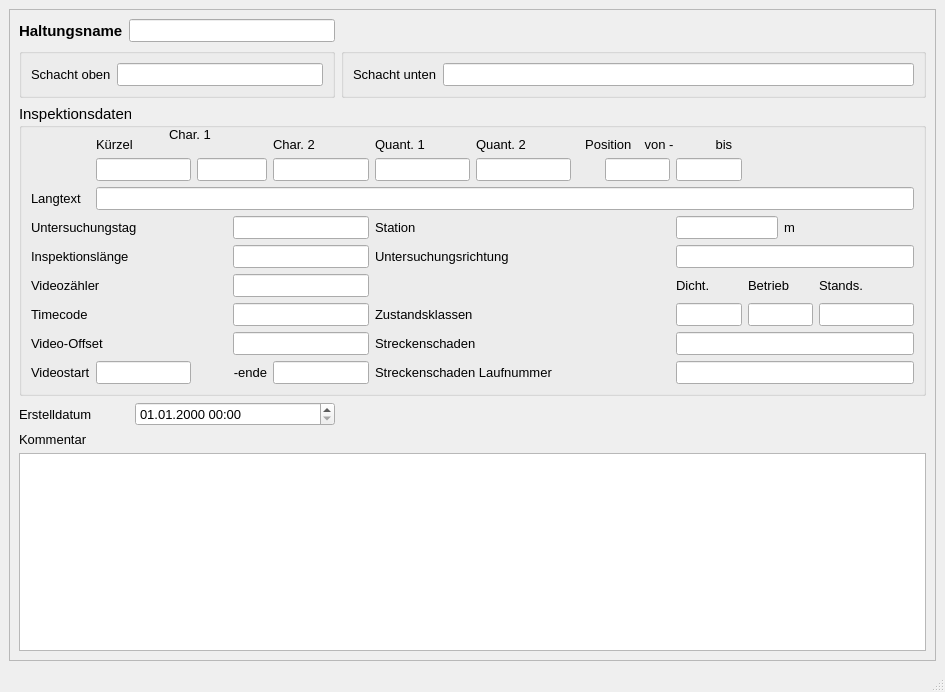
<?xml version="1.0" encoding="UTF-8"?>
<ui version="4.0">
 <class>MainWindow</class>
 <widget class="QMainWindow" name="MainWindow">
  <property name="geometry">
   <rect>
    <x>0</x>
    <y>0</y>
    <width>945</width>
    <height>692</height>
   </rect>
  </property>
  <property name="sizePolicy">
   <sizepolicy hsizetype="Preferred" vsizetype="Preferred">
    <horstretch>0</horstretch>
    <verstretch>0</verstretch>
   </sizepolicy>
  </property>
  <property name="baseSize">
   <size>
    <width>0</width>
    <height>0</height>
   </size>
  </property>
  <property name="font">
   <font>
    <family>Tahoma</family>
    <pointsize>10</pointsize>
   </font>
  </property>
  <property name="windowTitle">
   <string>MainWindow</string>
  </property>
  <widget class="QWidget" name="centralwidget">
   <layout class="QGridLayout" name="gridLayout">
    <item row="0" column="0">
     <widget class="QScrollArea" name="scrollArea">
      <property name="widgetResizable">
       <bool>true</bool>
      </property>
      <widget class="QWidget" name="scrollAreaWidgetContents">
       <property name="geometry">
        <rect>
         <x>0</x>
         <y>0</y>
         <width>921</width>
         <height>615</height>
        </rect>
       </property>
       <layout class="QGridLayout" name="gridLayout_2">
        <item row="0" column="0">
         <widget class="QLabel" name="label">
          <property name="font">
           <font>
            <family>Tahoma</family>
            <pointsize>11</pointsize>
            <weight>75</weight>
            <bold>true</bold>
           </font>
          </property>
          <property name="text">
           <string>Haltungsname</string>
          </property>
         </widget>
        </item>
        <item row="0" column="1" colspan="2">
         <widget class="QLineEdit" name="untersuchhal">
          <property name="font">
           <font>
            <family>Tahoma</family>
            <pointsize>10</pointsize>
           </font>
          </property>
          <property name="toolTip">
           <string>&lt;html&gt;&lt;head/&gt;&lt;body&gt;&lt;p&gt;eindeutige Bezeichnung&lt;/p&gt;&lt;/body&gt;&lt;/html&gt;</string>
          </property>
          <property name="statusTip">
           <string>eindeutige Bezeichnung</string>
          </property>
         </widget>
        </item>
        <item row="1" column="0" colspan="3">
         <widget class="QGroupBox" name="groupBox">
          <property name="font">
           <font>
            <family>Tahoma</family>
            <pointsize>11</pointsize>
           </font>
          </property>
          <property name="title">
           <string/>
          </property>
          <layout class="QGridLayout" name="gridLayout_3">
           <item row="0" column="0">
            <widget class="QLabel" name="label_3">
             <property name="font">
              <font>
               <family>Tahoma</family>
               <pointsize>10</pointsize>
              </font>
             </property>
             <property name="text">
              <string>Schacht oben</string>
             </property>
            </widget>
           </item>
           <item row="0" column="1">
            <widget class="QLineEdit" name="schoben">
             <property name="font">
              <font>
               <family>Tahoma</family>
               <pointsize>10</pointsize>
              </font>
             </property>
             <property name="toolTip">
              <string>&lt;html&gt;&lt;head/&gt;&lt;body&gt;&lt;p&gt;Name des oberen Schachts&lt;/p&gt;&lt;/body&gt;&lt;/html&gt;</string>
             </property>
             <property name="statusTip">
              <string>Name des oberen Schachts</string>
             </property>
            </widget>
           </item>
          </layout>
         </widget>
        </item>
        <item row="1" column="3">
         <widget class="QGroupBox" name="groupBox_3">
          <property name="font">
           <font>
            <family>Tahoma</family>
            <pointsize>11</pointsize>
           </font>
          </property>
          <property name="title">
           <string/>
          </property>
          <layout class="QGridLayout" name="gridLayout_4">
           <item row="0" column="0">
            <widget class="QLabel" name="label_9">
             <property name="font">
              <font>
               <family>Tahoma</family>
               <pointsize>10</pointsize>
              </font>
             </property>
             <property name="text">
              <string>Schacht unten</string>
             </property>
            </widget>
           </item>
           <item row="0" column="1">
            <widget class="QLineEdit" name="schunten">
             <property name="font">
              <font>
               <family>Tahoma</family>
               <pointsize>10</pointsize>
              </font>
             </property>
             <property name="toolTip">
              <string>&lt;html&gt;&lt;head/&gt;&lt;body&gt;&lt;p&gt;Name des unteren Schachts&lt;/p&gt;&lt;/body&gt;&lt;/html&gt;</string>
             </property>
             <property name="statusTip">
              <string>Name des unteren Schachts</string>
             </property>
            </widget>
           </item>
          </layout>
         </widget>
        </item>
        <item row="2" column="0" colspan="4">
         <widget class="QGroupBox" name="groupBox_2">
          <property name="font">
           <font>
            <family>Tahoma</family>
            <pointsize>11</pointsize>
           </font>
          </property>
          <property name="title">
           <string>Inspektionsdaten</string>
          </property>
          <layout class="QGridLayout" name="gridLayout_5">
           <item row="0" column="1" colspan="3">
            <widget class="QLabel" name="label_23">
             <property name="font">
              <font>
               <family>Tahoma</family>
               <pointsize>10</pointsize>
              </font>
             </property>
             <property name="text">
              <string>Kürzel</string>
             </property>
            </widget>
           </item>
           <item row="0" column="4">
            <widget class="QLabel" name="label_25">
             <property name="font">
              <font>
               <family>Tahoma</family>
               <pointsize>10</pointsize>
              </font>
             </property>
             <property name="text">
              <string>Char. 2</string>
             </property>
            </widget>
           </item>
           <item row="0" column="5">
            <widget class="QLabel" name="label_26">
             <property name="font">
              <font>
               <family>Tahoma</family>
               <pointsize>10</pointsize>
              </font>
             </property>
             <property name="text">
              <string>Quant. 1</string>
             </property>
            </widget>
           </item>
           <item row="0" column="6">
            <widget class="QLabel" name="label_27">
             <property name="font">
              <font>
               <family>Tahoma</family>
               <pointsize>10</pointsize>
              </font>
             </property>
             <property name="text">
              <string>Quant. 2</string>
             </property>
            </widget>
           </item>
           <item row="0" column="7" colspan="2">
            <widget class="QLabel" name="label_18">
             <property name="font">
              <font>
               <family>Tahoma</family>
               <pointsize>10</pointsize>
              </font>
             </property>
             <property name="text">
              <string>Position </string>
             </property>
             <property name="alignment">
              <set>Qt::AlignRight|Qt::AlignTrailing|Qt::AlignVCenter</set>
             </property>
            </widget>
           </item>
           <item row="0" column="9" colspan="2">
            <widget class="QLabel" name="label_40">
             <property name="font">
              <font>
               <family>Tahoma</family>
               <pointsize>10</pointsize>
              </font>
             </property>
             <property name="text">
              <string> von -</string>
             </property>
            </widget>
           </item>
           <item row="0" column="11">
            <widget class="QLabel" name="label_30">
             <property name="font">
              <font>
               <family>Tahoma</family>
               <pointsize>10</pointsize>
              </font>
             </property>
             <property name="text">
              <string> bis</string>
             </property>
            </widget>
           </item>
           <item row="1" column="1">
            <widget class="QLineEdit" name="kuerzel">
             <property name="font">
              <font>
               <family>Tahoma</family>
               <pointsize>10</pointsize>
              </font>
             </property>
             <property name="toolTip">
              <string>&lt;html&gt;&lt;head/&gt;&lt;body&gt;&lt;p&gt;&lt;span style=&quot; font-size:10pt;&quot;&gt;Schadenskürzel&lt;/span&gt;&lt;/p&gt;&lt;/body&gt;&lt;/html&gt;</string>
             </property>
            </widget>
           </item>
           <item row="1" column="2" colspan="2">
            <widget class="QLineEdit" name="charakt1">
             <property name="font">
              <font>
               <family>Tahoma</family>
               <pointsize>10</pointsize>
              </font>
             </property>
             <property name="toolTip">
              <string>&lt;html&gt;&lt;head/&gt;&lt;body&gt;&lt;p&gt;Zustandsdaten: Charakterisierung 1&lt;/p&gt;&lt;/body&gt;&lt;/html&gt;</string>
             </property>
             <property name="statusTip">
              <string>Zustandsdaten: Charakterisierung 1</string>
             </property>
            </widget>
           </item>
           <item row="1" column="4">
            <widget class="QLineEdit" name="charakt2">
             <property name="font">
              <font>
               <family>Tahoma</family>
               <pointsize>10</pointsize>
              </font>
             </property>
             <property name="toolTip">
              <string>&lt;html&gt;&lt;head/&gt;&lt;body&gt;&lt;p&gt;Zustandsdaten: Charakterisierung 2&lt;/p&gt;&lt;/body&gt;&lt;/html&gt;</string>
             </property>
             <property name="statusTip">
              <string>Zustandsdaten: Charakterisierung 2</string>
             </property>
            </widget>
           </item>
           <item row="1" column="5">
            <widget class="QLineEdit" name="quantnr1">
             <property name="font">
              <font>
               <family>Tahoma</family>
               <pointsize>10</pointsize>
              </font>
             </property>
             <property name="toolTip">
              <string>&lt;html&gt;&lt;head/&gt;&lt;body&gt;&lt;p&gt;Zustandsdaten: Quantifizierung 1&lt;/p&gt;&lt;/body&gt;&lt;/html&gt;</string>
             </property>
             <property name="statusTip">
              <string>Zustandsdaten: Quantifizierung 1</string>
             </property>
            </widget>
           </item>
           <item row="1" column="6">
            <widget class="QLineEdit" name="quantnr2">
             <property name="font">
              <font>
               <family>Tahoma</family>
               <pointsize>10</pointsize>
              </font>
             </property>
             <property name="toolTip">
              <string>&lt;html&gt;&lt;head/&gt;&lt;body&gt;&lt;p&gt;Zustandsdaten: Quantifizierung 2&lt;/p&gt;&lt;/body&gt;&lt;/html&gt;</string>
             </property>
             <property name="statusTip">
              <string>Zustandsdaten: Quantifizierung 2</string>
             </property>
            </widget>
           </item>
           <item row="1" column="8" colspan="2">
            <widget class="QLineEdit" name="pos_von">
             <property name="font">
              <font>
               <family>Tahoma</family>
               <pointsize>10</pointsize>
              </font>
             </property>
             <property name="toolTip">
              <string>&lt;html&gt;&lt;head/&gt;&lt;body&gt;&lt;p&gt;Zustandsdaten: Anfangswinkel als Zifferblattreferenz&lt;/p&gt;&lt;/body&gt;&lt;/html&gt;</string>
             </property>
             <property name="statusTip">
              <string>Zustandsdaten: Anfangswinkel als Zifferblattreferenz</string>
             </property>
            </widget>
           </item>
           <item row="1" column="10" colspan="2">
            <widget class="QLineEdit" name="pos_bis">
             <property name="font">
              <font>
               <family>Tahoma</family>
               <pointsize>10</pointsize>
              </font>
             </property>
             <property name="toolTip">
              <string>&lt;html&gt;&lt;head/&gt;&lt;body&gt;&lt;p&gt;Zustandsdaten: Endwinkel als Zifferblattreferenz&lt;/p&gt;&lt;/body&gt;&lt;/html&gt;</string>
             </property>
             <property name="statusTip">
              <string>Zustandsdaten: Endwinkel als Zifferblattreferenz</string>
             </property>
            </widget>
           </item>
           <item row="2" column="0">
            <widget class="QLabel" name="label_52">
             <property name="font">
              <font>
               <family>Tahoma</family>
               <pointsize>10</pointsize>
              </font>
             </property>
             <property name="text">
              <string>Langtext</string>
             </property>
            </widget>
           </item>
           <item row="2" column="1" colspan="14">
            <widget class="QLineEdit" name="langtext">
             <property name="font">
              <font>
               <family>Tahoma</family>
               <pointsize>10</pointsize>
              </font>
             </property>
             <property name="toolTip">
              <string>&lt;html&gt;&lt;head/&gt;&lt;body&gt;&lt;p&gt;&lt;span style=&quot; font-size:10pt;&quot;&gt;Zustandsbeschreibung Langtext&lt;/span&gt;&lt;/p&gt;&lt;/body&gt;&lt;/html&gt;</string>
             </property>
             <property name="statusTip">
              <string>Zustandsbeschreibung Langtext</string>
             </property>
            </widget>
           </item>
           <item row="3" column="0" colspan="3">
            <widget class="QLabel" name="label_61">
             <property name="font">
              <font>
               <family>Tahoma</family>
               <pointsize>10</pointsize>
              </font>
             </property>
             <property name="text">
              <string>Untersuchungstag</string>
             </property>
            </widget>
           </item>
           <item row="3" column="3" colspan="2">
            <widget class="QLineEdit" name="untersuchtag">
             <property name="font">
              <font>
               <family>Tahoma</family>
               <pointsize>10</pointsize>
              </font>
             </property>
             <property name="toolTip">
              <string>&lt;html&gt;&lt;head/&gt;&lt;body&gt;&lt;p&gt;Datum&lt;/p&gt;&lt;/body&gt;&lt;/html&gt;</string>
             </property>
             <property name="statusTip">
              <string>Datum</string>
             </property>
            </widget>
           </item>
           <item row="3" column="5" colspan="4">
            <widget class="QLabel" name="label_34">
             <property name="font">
              <font>
               <family>Tahoma</family>
               <pointsize>10</pointsize>
              </font>
             </property>
             <property name="text">
              <string>Station</string>
             </property>
            </widget>
           </item>
           <item row="3" column="10" colspan="3">
            <widget class="QLineEdit" name="station">
             <property name="font">
              <font>
               <family>Tahoma</family>
               <pointsize>10</pointsize>
              </font>
             </property>
             <property name="toolTip">
              <string>&lt;html&gt;&lt;head/&gt;&lt;body&gt;&lt;p&gt;&lt;span style=&quot; font-size:10pt;&quot;&gt;Station entlang der Haltung&lt;/span&gt;&lt;/p&gt;&lt;/body&gt;&lt;/html&gt;</string>
             </property>
             <property name="statusTip">
              <string>Station entlang der Haltung</string>
             </property>
            </widget>
           </item>
           <item row="3" column="13" colspan="2">
            <widget class="QLabel" name="label_2">
             <property name="font">
              <font>
               <family>Tahoma</family>
               <pointsize>10</pointsize>
              </font>
             </property>
             <property name="text">
              <string>m</string>
             </property>
            </widget>
           </item>
           <item row="4" column="0" colspan="3">
            <widget class="QLabel" name="label_20">
             <property name="font">
              <font>
               <family>Tahoma</family>
               <pointsize>10</pointsize>
              </font>
             </property>
             <property name="text">
              <string>Inspektionslänge</string>
             </property>
            </widget>
           </item>
           <item row="4" column="3" colspan="2">
            <widget class="QLineEdit" name="inspektionslaenge">
             <property name="font">
              <font>
               <family>Tahoma</family>
               <pointsize>10</pointsize>
              </font>
             </property>
             <property name="toolTip">
              <string>&lt;html&gt;&lt;head/&gt;&lt;body&gt;&lt;p&gt;[m]&lt;/p&gt;&lt;/body&gt;&lt;/html&gt;</string>
             </property>
             <property name="statusTip">
              <string>[m]</string>
             </property>
            </widget>
           </item>
           <item row="4" column="5" colspan="4">
            <widget class="QLabel" name="label_17">
             <property name="font">
              <font>
               <family>Tahoma</family>
               <pointsize>10</pointsize>
              </font>
             </property>
             <property name="text">
              <string>Untersuchungsrichtung</string>
             </property>
            </widget>
           </item>
           <item row="4" column="10" colspan="5">
            <widget class="QLineEdit" name="untersuchrichtung">
             <property name="font">
              <font>
               <family>Tahoma</family>
               <pointsize>10</pointsize>
              </font>
             </property>
             <property name="toolTip">
              <string>&lt;html&gt;&lt;head/&gt;&lt;body&gt;&lt;p&gt;&lt;span style=&quot; font-size:10pt;&quot;&gt;Untersuchungsrichtung&lt;/span&gt;&lt;/p&gt;&lt;/body&gt;&lt;/html&gt;</string>
             </property>
            </widget>
           </item>
           <item row="5" column="0" colspan="3">
            <widget class="QLabel" name="label_19">
             <property name="font">
              <font>
               <family>Tahoma</family>
               <pointsize>10</pointsize>
              </font>
             </property>
             <property name="text">
              <string>Videozähler</string>
             </property>
            </widget>
           </item>
           <item row="5" column="3" colspan="2">
            <widget class="QLineEdit" name="videozaehler">
             <property name="font">
              <font>
               <family>Tahoma</family>
               <pointsize>10</pointsize>
              </font>
             </property>
             <property name="toolTip">
              <string/>
             </property>
             <property name="statusTip">
              <string/>
             </property>
            </widget>
           </item>
           <item row="5" column="10" colspan="2">
            <widget class="QLabel" name="label_39">
             <property name="font">
              <font>
               <family>Tahoma</family>
               <pointsize>10</pointsize>
              </font>
             </property>
             <property name="text">
              <string>Dicht.</string>
             </property>
            </widget>
           </item>
           <item row="5" column="12" colspan="2">
            <widget class="QLabel" name="label_37">
             <property name="font">
              <font>
               <family>Tahoma</family>
               <pointsize>10</pointsize>
              </font>
             </property>
             <property name="text">
              <string>Betrieb</string>
             </property>
            </widget>
           </item>
           <item row="5" column="14">
            <widget class="QLabel" name="label_38">
             <property name="font">
              <font>
               <family>Tahoma</family>
               <pointsize>10</pointsize>
              </font>
             </property>
             <property name="text">
              <string>Stands.</string>
             </property>
            </widget>
           </item>
           <item row="6" column="0" colspan="3">
            <widget class="QLabel" name="label_35">
             <property name="font">
              <font>
               <family>Tahoma</family>
               <pointsize>10</pointsize>
              </font>
             </property>
             <property name="text">
              <string>Timecode</string>
             </property>
            </widget>
           </item>
           <item row="6" column="3" colspan="2">
            <widget class="QLineEdit" name="timecode">
             <property name="font">
              <font>
               <family>Tahoma</family>
               <pointsize>10</pointsize>
              </font>
             </property>
             <property name="toolTip">
              <string/>
             </property>
             <property name="statusTip">
              <string/>
             </property>
            </widget>
           </item>
           <item row="6" column="5" colspan="3">
            <widget class="QLabel" name="label_36">
             <property name="font">
              <font>
               <family>Tahoma</family>
               <pointsize>10</pointsize>
              </font>
             </property>
             <property name="text">
              <string>Zustandsklassen</string>
             </property>
            </widget>
           </item>
           <item row="6" column="10" colspan="2">
            <widget class="QLineEdit" name="ZD">
             <property name="font">
              <font>
               <family>Tahoma</family>
               <pointsize>10</pointsize>
              </font>
             </property>
             <property name="toolTip">
              <string>&lt;html&gt;&lt;head/&gt;&lt;body&gt;&lt;p&gt;&lt;span style=&quot; font-size:10pt;&quot;&gt;Max. Zustandsklasse Dichtheit&lt;/span&gt;&lt;/p&gt;&lt;/body&gt;&lt;/html&gt;</string>
             </property>
             <property name="statusTip">
              <string>Max. Zustandsklasse Dichtheit</string>
             </property>
            </widget>
           </item>
           <item row="6" column="12" colspan="2">
            <widget class="QLineEdit" name="ZB">
             <property name="font">
              <font>
               <family>Tahoma</family>
               <pointsize>10</pointsize>
              </font>
             </property>
             <property name="toolTip">
              <string>&lt;html&gt;&lt;head/&gt;&lt;body&gt;&lt;p&gt;&lt;span style=&quot; font-size:10pt;&quot;&gt;Max. Zustandsklasse Betriebssicherheit&lt;/span&gt;&lt;/p&gt;&lt;/body&gt;&lt;/html&gt;</string>
             </property>
             <property name="statusTip">
              <string>Max. Zustandsklasse Betriebssicherheit</string>
             </property>
            </widget>
           </item>
           <item row="6" column="14">
            <widget class="QLineEdit" name="ZS">
             <property name="font">
              <font>
               <family>Tahoma</family>
               <pointsize>10</pointsize>
              </font>
             </property>
             <property name="toolTip">
              <string>&lt;html&gt;&lt;head/&gt;&lt;body&gt;&lt;p&gt;Max. Zustandsklasse Standsicherheit&lt;/p&gt;&lt;/body&gt;&lt;/html&gt;</string>
             </property>
             <property name="statusTip">
              <string>Max. Zustandsklasse Standsicherheit</string>
             </property>
            </widget>
           </item>
           <item row="7" column="0" colspan="3">
            <widget class="QLabel" name="label_21">
             <property name="font">
              <font>
               <family>Tahoma</family>
               <pointsize>10</pointsize>
              </font>
             </property>
             <property name="text">
              <string>Video-Offset</string>
             </property>
            </widget>
           </item>
           <item row="7" column="3" colspan="2">
            <widget class="QLineEdit" name="video_offset">
             <property name="font">
              <font>
               <family>Tahoma</family>
               <pointsize>10</pointsize>
              </font>
             </property>
             <property name="toolTip">
              <string/>
             </property>
             <property name="statusTip">
              <string/>
             </property>
            </widget>
           </item>
           <item row="7" column="5" colspan="4">
            <widget class="QLabel" name="label_28">
             <property name="font">
              <font>
               <family>Tahoma</family>
               <pointsize>10</pointsize>
              </font>
             </property>
             <property name="text">
              <string>Streckenschaden</string>
             </property>
            </widget>
           </item>
           <item row="7" column="10" colspan="5">
            <widget class="QLineEdit" name="streckenschaden">
             <property name="font">
              <font>
               <family>Tahoma</family>
               <pointsize>10</pointsize>
              </font>
             </property>
             <property name="toolTip">
              <string>&lt;html&gt;&lt;head/&gt;&lt;body&gt;&lt;p&gt;Kodierung&lt;/p&gt;&lt;/body&gt;&lt;/html&gt;</string>
             </property>
             <property name="statusTip">
              <string>Kodierung</string>
             </property>
            </widget>
           </item>
           <item row="8" column="0">
            <widget class="QLabel" name="label_33">
             <property name="font">
              <font>
               <family>Tahoma</family>
               <pointsize>10</pointsize>
              </font>
             </property>
             <property name="text">
              <string>Videostart</string>
             </property>
            </widget>
           </item>
           <item row="8" column="1">
            <widget class="QLineEdit" name="video_start">
             <property name="font">
              <font>
               <family>Tahoma</family>
               <pointsize>10</pointsize>
              </font>
             </property>
             <property name="toolTip">
              <string>&lt;html&gt;&lt;head/&gt;&lt;body&gt;&lt;p&gt;Beginn der Videoreferenz&lt;/p&gt;&lt;/body&gt;&lt;/html&gt;</string>
             </property>
             <property name="statusTip">
              <string>Beginn der Videoreferenz</string>
             </property>
            </widget>
           </item>
           <item row="8" column="3">
            <widget class="QLabel" name="label_41">
             <property name="font">
              <font>
               <family>Tahoma</family>
               <pointsize>10</pointsize>
              </font>
             </property>
             <property name="text">
              <string>-ende</string>
             </property>
             <property name="alignment">
              <set>Qt::AlignRight|Qt::AlignTrailing|Qt::AlignVCenter</set>
             </property>
            </widget>
           </item>
           <item row="8" column="4">
            <widget class="QLineEdit" name="video_ende">
             <property name="font">
              <font>
               <family>Tahoma</family>
               <pointsize>10</pointsize>
              </font>
             </property>
             <property name="toolTip">
              <string>&lt;html&gt;&lt;head/&gt;&lt;body&gt;&lt;p&gt;Ende der Videoreferenz&lt;/p&gt;&lt;/body&gt;&lt;/html&gt;</string>
             </property>
             <property name="statusTip">
              <string>Ende der Videoreferenz</string>
             </property>
            </widget>
           </item>
           <item row="8" column="5" colspan="5">
            <widget class="QLabel" name="label_29">
             <property name="font">
              <font>
               <family>Tahoma</family>
               <pointsize>10</pointsize>
              </font>
             </property>
             <property name="text">
              <string>Streckenschaden Laufnummer</string>
             </property>
            </widget>
           </item>
           <item row="8" column="10" colspan="5">
            <widget class="QLineEdit" name="streckenschaden_lfdnr">
             <property name="font">
              <font>
               <family>Tahoma</family>
               <pointsize>10</pointsize>
              </font>
             </property>
             <property name="toolTip">
              <string/>
             </property>
             <property name="statusTip">
              <string/>
             </property>
            </widget>
           </item>
          </layout>
          <widget class="QLabel" name="label_24">
           <property name="geometry">
            <rect>
             <x>150</x>
             <y>20</y>
             <width>51</width>
             <height>21</height>
            </rect>
           </property>
           <property name="font">
            <font>
             <family>Tahoma</family>
             <pointsize>10</pointsize>
            </font>
           </property>
           <property name="text">
            <string>Char. 1</string>
           </property>
          </widget>
         </widget>
        </item>
        <item row="3" column="0" colspan="2">
         <widget class="QLabel" name="label_71">
          <property name="text">
           <string>Erstelldatum</string>
          </property>
         </widget>
        </item>
        <item row="3" column="2">
         <widget class="QgsDateTimeEdit" name="createdat">
          <property name="minimumSize">
           <size>
            <width>200</width>
            <height>0</height>
           </size>
          </property>
          <property name="font">
           <font>
            <family>Tahoma</family>
            <pointsize>10</pointsize>
           </font>
          </property>
          <property name="currentSection">
           <enum>QDateTimeEdit::DaySection</enum>
          </property>
          <property name="displayFormat">
           <string>dd.MM.yyyy HH:mm</string>
          </property>
         </widget>
        </item>
        <item row="4" column="0">
         <widget class="QLabel" name="label_22">
          <property name="font">
           <font>
            <family>Tahoma</family>
            <pointsize>10</pointsize>
           </font>
          </property>
          <property name="text">
           <string>Kommentar</string>
          </property>
         </widget>
        </item>
        <item row="5" column="0" colspan="4">
         <widget class="QTextEdit" name="kommentar">
          <property name="font">
           <font>
            <family>Tahoma</family>
            <pointsize>10</pointsize>
           </font>
          </property>
          <property name="toolTip">
           <string>&lt;html&gt;&lt;head/&gt;&lt;body&gt;&lt;p&gt;Platz für zusätzliche Kommentare&lt;/p&gt;&lt;/body&gt;&lt;/html&gt;</string>
          </property>
          <property name="statusTip">
           <string>Platz für zusätzliche Kommentare</string>
          </property>
         </widget>
        </item>
       </layout>
      </widget>
     </widget>
    </item>
   </layout>
  </widget>
  <widget class="QMenuBar" name="menubar">
   <property name="geometry">
    <rect>
     <x>0</x>
     <y>0</y>
     <width>945</width>
     <height>27</height>
    </rect>
   </property>
  </widget>
  <widget class="QStatusBar" name="statusbar"/>
 </widget>
 <customwidgets>
  <customwidget>
   <class>QgsDateTimeEdit</class>
   <extends>QDateTimeEdit</extends>
   <header>qgsdatetimeedit.h</header>
  </customwidget>
 </customwidgets>
 <tabstops>
  <tabstop>untersuchhal</tabstop>
  <tabstop>untersuchrichtung</tabstop>
  <tabstop>createdat</tabstop>
  <tabstop>kommentar</tabstop>
 </tabstops>
 <resources/>
 <connections/>
</ui>
